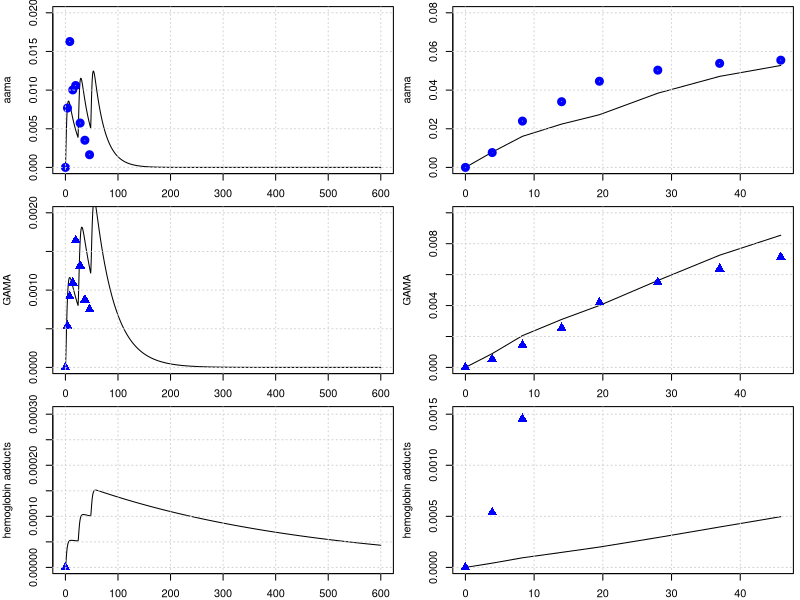
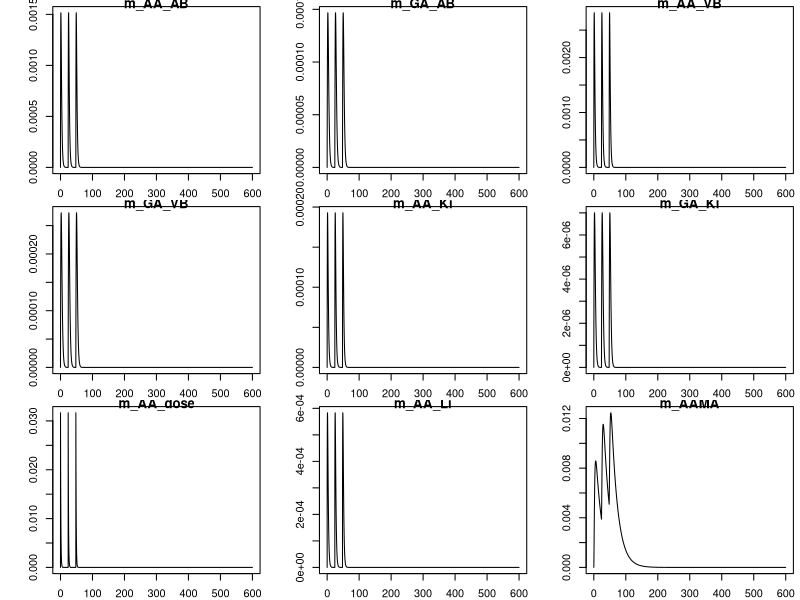
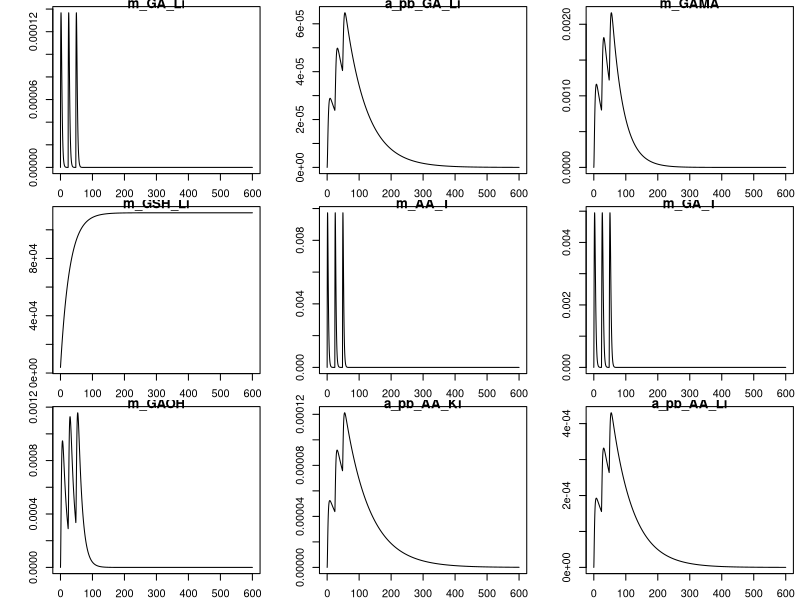
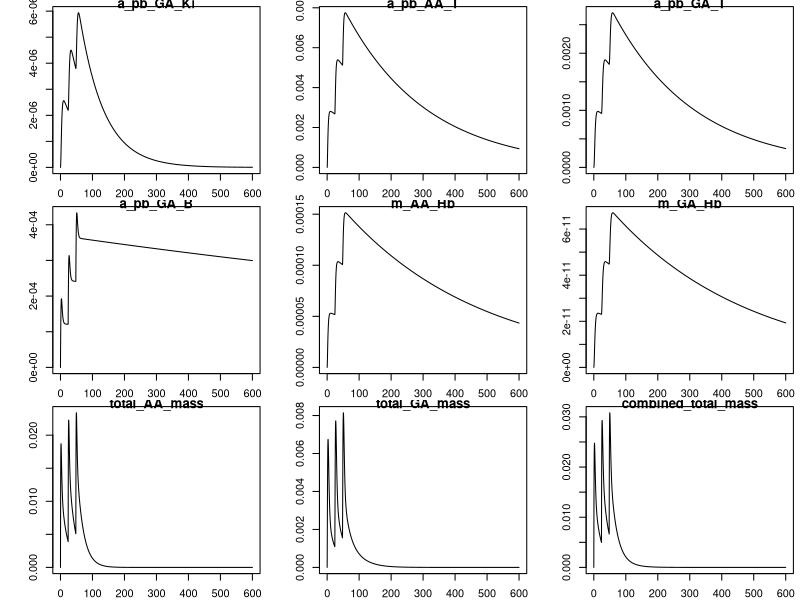
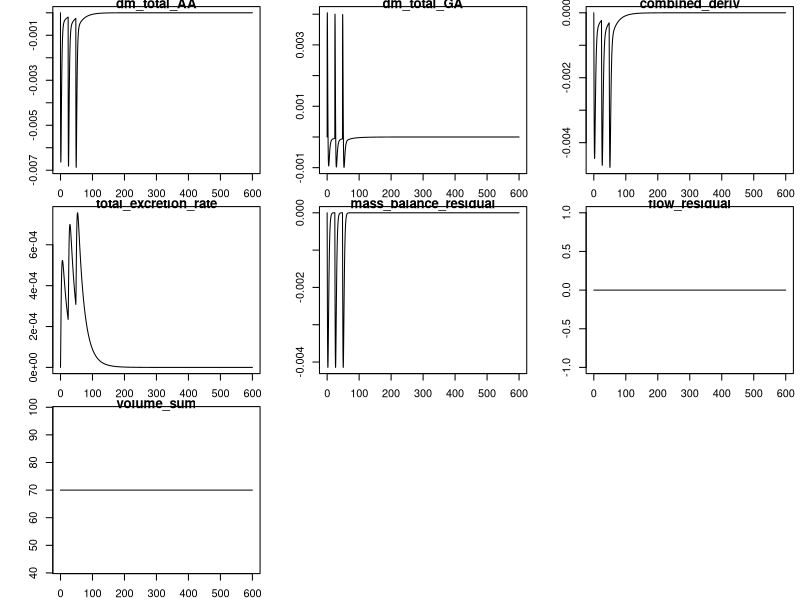

Reproduce these figures in R, in order.
library(deSolve)
library(minpack.lm)
graphics.off()

# body weight in kg
BW = 70 
# fractions of BW
##https://journals.sagepub.com/doi/pdf/10.1177/ANIB_32_3-4
F_B = 0.079 
F_B_AB = 0.35 #fraction: arterial blood of blood volume
F_B_VB = 0.65 #fraction: venous blood of blood volume
F_Li = 0.026
F_Ki = 0.0044
F_T = 1-(F_B+F_Li+F_Ki)
# organ volumes in L
V_AB <- BW*F_B*F_B_AB 
V_VB <- BW*F_B*F_B_VB 

V_T <- BW*F_T
V_Ki <- BW*F_Ki
V_Li <- BW*F_Li
# cardiac output in L/(kg*h)
##https://journals.sagepub.com/doi/pdf/10.1177/ANIB_32_3-4
QCC = 16        #12.5 # maybe 14 or 6.5 check?
Q_C = QCC*BW^0.75
#FQ_P = 2.5/100 Trine: We don't have a lung compartment in this model
FQ_Li = 0.255
FQ_Ki = 0.19 #total - there is also an aterial flow rate 
FQ_T = 1 -( FQ_Li + FQ_Ki) # +FQ_P) Trine: We don't have a lung compartment in this model
Q_Li <- Q_C*FQ_Li
Q_Ki <- Q_C*FQ_Ki
Q_T <- Q_C*FQ_T

MW_aa = 71   # mg/mmol
MW_ga = 87   # mg/mmol
MW_GSH = 307.32 # mg/mmol
k_0_GSH = 7   # from Sweeney paper.
MW_GSH = 307.32     # mg/mmol

# partition coefficient 
pAA_TB = .2        # Tissue::blood partition AA, Sweeney et al (2010) paper
pAA_KiB = 0.8      # Kidney::blood partition AA, Sweeney et al (2010) paper
pAA_LiB = 0.4      # liver::blood partition AA, Sweeney et al (2010) paper
# Maybe we said it earlier and these parameters are not sensitive to the model, but from which paper did you get the values of these partition coefs., 
# in the paper of Sweeney and of Li are different pAA_LiB = 0.4 and pAA_KiB = 0.8.

# reaction rate constants 
k_AAuptake = 1 #1/h

k_onAA_T = 0.028  #1/h     # we took it from Sweenney
k_onAA_B = 0.036  #1/h
k_onAA_Li = 0.71 #1/h
k_onAA_Ki = 0.13 #1/h

# from 0.23 to 0.35
k_cl_GSH = 0.035   # 1/h   #  Reed et al. 2008 'A mathematical model of glutathione metabolism'
# doi:10.1186/1742-4682-5-8

# k_onAA_GSH = 0.55 # L/(mmol h)
# check, we do not use it any more.
k_exc_AAMA = 0.049  ## ##MK Furh et al. report on Elimination half-life of AAMA as ~17.4 h, then k_exc_AAMA=0.0398 h-1#
# 'Toxicokinetics of acrylamide in humans after ingestion of a defined dose in a test meal to improve risk assessment for acrylamide carcinogenicity'
# DOI: 10.1158/1055-9965.EPI-05-0647
# 0.049 #1/h or 0.13 # this will change the shape

# Maximum velocity for enzymatic reaction 
V_max_p450 = 9 /MW_aa*BW^0.7  # mg/h  from Sweenney paper, checked!
# maximum rate of GA and AA conjugation with GSH (mg/(h BW^0.7))
Vmax_AA_GSH <- 24*BW^0.7 # from the Sweeny  fitted   mg/h

# +++++++++++++++++++++++++++++++++++++++++++++++++++++++++++++++++
# PARAMETERS FOR GA
# +++++++++++++++++++++++++++++++++++++++++++++++++++++++++++++++++
# partition coefficient
pGA_TB = 1.35 # Have been calculated from the Doerge et al 2005 paper on TK in mice
pGA_LiB = 0.63 # Have been calculated from the Doerge et al 2005 paper on TK in mice
pGA_KiB = .3

#k_onGA_GSH = 0.8 #L/(mmol h)
k_onGA_T = 0.69        #1/h
k_onGA_B = 0.108       #1/h
k_onGA_Ki = k_onAA_T/2 #1/h
k_onGA_Li = 0.115      #1/h

k_exc_GAMA = 0.027   ##MK Furh et al. report on Elimination half-life of GAMA: ~25.1 hours, then k_exc_GAMA = 0.0276 h-1##  
# 0.077 #1/h  # or 0.027 # from sweeney # 
k_exc_GAOH = 0.077     # 1/h  # from sweeney
# (removed as no longer used) k_exc_GA <- .4         # 1/h Q_Ki*0.025

# Maximum velocity for enzymatic reaction 
V_max_EH = 20 *BW^0.7  
KM_p450 = 10.0
KM_EH = 100.0
# maximum rate of GA and AA conjugation with GSH (mg/(h BW^0.7))
Vmax_GA_GSH <- 20*BW^0.7 # from the Sweeny ( Vmax_GC2 )  fitted   mg/h

KMG1 = 50  #!Km with respect to AA for GSH conjugation mg/L (from Sweeny code) 
# Trine: This should be mg. Delete the term MW_aa
# Sweeney has this parameter for rats ans 100 mg/L why did you use this number and why divived by MW??

KMGG = .1/MW_GSH        # !KM with respect to GSH for AA or GA conjugation with GSH mmol/L. Trine: should be mg/L
####and that this is 307 mg/L #This comment is wrong ignore
KMG2 = 100  #!Km with respect to GA for GSH conjugation mM. Trine: This should be mg. Delete the term MW_aa
# The same comment as for KMG1

# from the code, not from paper
KPT_Li = 0.015    # !'protein turnover rate in liver'# this is confimred in the exp. values of Sweeney
KPT_Ki = 0.013    # !'protein turnover rate in kidney'# 1/h this is 0.012 in Sweeney, I guess its not much of difference
#KPTR   = 1        # !'protein turnover rate in rpt'# this is 0.012 in Li et.al
KPTS   = 0.0039   # !'protein turnover rate in spt'# and this they have it 0.0051 Sweeney and Li 0.0012 refering to Sweeney
KPTRB  = 0.00035  # (correct by Maria)    # !'protein turnover rate in rbc'# how did we get that?
KPTPL  = 0.012    # !'protein turnover rate in plasma'# Sweeney has 0.012 for this value

kpb_Li = 0.1    #!protein binding in liver
kpbk_ki = 0.08   #!protein binding in kidney
kpbr1 = 0.08  # !protein binding in rpt
kpbs1 = 0.08   #!protein binding in spt
kpbrb1 = 0.01 # !protein binding in rbc (hemoglobin binding)
kpbpl1 = 0.01   #!protein binding in plasma 
reactratio = 2.0  #!reactivity ratio with protein, AA/GA
kpb_Li_2 = kpb_Li/reactratio    #!protein binding in liver
kpbk2 = kpbk_ki/reactratio    #!protein binding in kidney
kpbr2 = kpbr1/reactratio    #!protein binding in rpt
kpbs2 = kpbs1/reactratio    #!protein binding in spt
kpbrb2 = kpbrb1/reactratio  #!protein binding in rbc (hemoglobin binding)
kpbpl2 = kpbpl1/reactratio  #!protein binding in plasma 

K_FORM_AA_VAL = 0.01857
#  7500 * 1.6 * 10^(-10) /MW_aa    # !fmol AA-val/mg globin per mM AA-hr
# The units are given as CONSTANT   KFORMAAVAL = 7500  !fmol AA-val/mg globin per mM AA-hr
## K_FORM original = 7500 fmol/(mg globin·mM AA ·h)
# MW_AA = 71.08 mg/mmol (acrylamide)
# MW_AA–Val = 204 mg/mmol # https://www.chemicalbook.com/ChemicalProductProperty_EN_CB01305805.htm
# Globin pool = 750 g # 
# Analytical and Bioanalytical Chemistry (2022) 414:5805–5815
# https://doi.org/10.1007/s00216-022-04143-y
# Hb in adults (~ 150 mg/mL blood) and average blood volume is 5L
# Mglobin = Globbin poon=150 g/L×5 L=750 g hemoglobin (≈ globin) or 750,000 mg
# K_FORM_AA_VAL = 3500 X (Mglobin mg / MWaa (mg/mmol)) x MWaa-Val mg (mg/mmol) x 10-15
# = 1.61×10−5 mg adducts / (mg/L AA h) #


K_FORM_GA_VAL = 34000  * 1.6 * 10^(-10) /MW_ga   # !fmol GA-val/mg globin per mM GA-hr
K_REM_AA_VAL = 0.00231  # !removal of AA-val adducts from RBC per hr
K_REM_GA_VAL = 0.00231  # !removal of GA-val adducts from RBC per hr
# +++++++++++++++++++++++++++++++++++++++++++++++++++++++++++++++++
# create list of parameter
# +++++++++++++++++++++++++++++++++++++++++++++++++++++++++++++++++
params <- unlist(c(data.frame(pAA_TB, pAA_LiB, pAA_KiB,
                              pGA_TB, pGA_LiB, pGA_KiB,
                              k_onAA_T, k_onAA_B, k_onAA_Li,  k_onAA_Ki,
                              k_onGA_T, k_onGA_B, k_onGA_Li, k_onGA_Ki, 
                              k_exc_AAMA, k_exc_GAMA,
                              k_cl_GSH, V_max_p450, KM_p450, V_max_EH, KM_EH,
                              k_AAuptake)
))
yini <- c(m_AA_AB = 0.0, m_GA_AB = 0.0,      
          m_AA_VB = 0.0, m_GA_VB = 0.0,
          m_AA_Ki = 0.0, m_GA_Ki = 0.0, m_AA_dose = 0 ,
          m_AA_Li = 0.0, m_AAMA = 0.0, 
          m_GA_Li = 0.0, a_pb_GA_Li = 0.0,
          m_GAMA  = 0.0,       
          m_GSH_Li = k_0_GSH * V_Li * MW_GSH, 
          m_AA_T = 0.0, m_GA_T = 0.0,
          m_GAOH = 0.0, 
          a_pb_AA_Ki = 0,  a_pb_AA_Li = 0,
          a_pb_GA_Ki = 0, a_pb_AA_T = 0, 
          a_pb_GA_T = 0,
          a_pb_GA_B = 0,
          m_AA_Hb = 0.0,   # <-- AA-hemoglobin adduct
          m_GA_Hb = 0.0    # <-- GA-hemoglobin adduct
)
# ++++++++++++++++++++++++++++++++++++++++++++++++++++++++++++++++++
# PBPK model for Acrylamide (AA) with GA and mass-balance diagnostics
# ++++++++++++++++++++++++++++++++++++++++++++++++++++++++++++++++++
PBPKmodelAA <- function(t, state, parameter) {
  with(as.list(c(t, state, parameter)), {
    
    #----#---#  Model for AA  #---#---#
    # concentrations blood in the organs in mg/L
    c_AA_AB <- m_AA_AB / V_AB
    c_AA_VB <- m_AA_VB / V_VB
    c_AA_T  <- m_AA_T  / V_T
    c_AA_Li <- m_AA_Li / V_Li   
    c_AA_Ki <- m_AA_Ki / V_Ki
    
    c_GSH_Li <- m_GSH_Li / V_Li
    
    # units checked -> mg/h
    dm_AA_dose <- - k_AAuptake * m_AA_dose
    
    # Blood
    # units checked -> mg/h
    dm_AA_AB <- Q_C * (c_AA_VB - c_AA_AB) - k_onAA_B * m_AA_AB
    # suggest to change from - k_onAA_B * m_AA_AB to - k_onAA_B * c_AA_AB * V_AB
    dm_AA_VB <- Q_T * (c_AA_T / pAA_TB) + Q_Li * (c_AA_Li / pAA_LiB) + Q_Ki * (c_AA_Ki / pAA_KiB) -
      Q_C * c_AA_VB - k_onAA_B * m_AA_VB
    # similar change from suggest to change from - k_onAA_B * m_AA_VB to - k_onAA_B * c_AA_VB * V_VB
    # overall turnover / bound pool in blood (diagnostic of binding turnover)
    
    # I suggest we write that
    #V_RBC_AB <- V_AB * F_BC
    #V_RBC_VB <- V_VB * F_BC
    #F_BC <- 0.44  # Fraction of blood volume that is RBCs, Hematocrit
    
    # RBC volumes in arterial and venous blood
    #c_pb_AA_AB <- a_pb_AA_AB / V_RBC_AB  
    #c_pb_AA_VB <- a_pb_AA_VB / V_RBC_VB  
    
    # Arterial RBC binding, turn over and exchange
    #da_pb_AA_AB <- kpbrb1 * c_AA_AB * V_RBC_AB - a_pb_AA_AB * KPTRB + Q_C * (c_pb_AA_VB - c_pb_AA_AB)
    
    # Venous RBC binding 
    #da_pb_AA_VB <- kpbrb1 * c_AA_VB * V_RBC_VB - a_pb_AA_VB * KPTRB + Q_C * (c_pb_AA_AB - c_pb_AA_VB)
    
    
    # !terminal valine hemoglobin adducts
    dm_AA_Hb <- K_FORM_AA_VAL * c_AA_VB - K_REM_AA_VAL * m_AA_Hb
    
    
    
    
    # Kidney
    dm_AA_Ki <- Q_Ki * c_AA_AB - Q_Ki * (c_AA_Ki / pAA_KiB) - k_onAA_Ki * m_AA_Ki
    # protein turnover AA in Kidney
    da_pb_AA_Ki <- kpbk_ki * m_AA_Ki - a_pb_AA_Ki * KPT_Ki
    
    # liver metabolism (AA -> GA via P450 and AA -> AAMA via GSH conjugation)
    metAA_GSH  <- Vmax_AA_GSH * c_AA_Li * c_GSH_Li / ((KMG1 + c_AA_Li) * (KMGG + c_GSH_Li))
    metAA_P450 <- V_max_p450 * MW_aa * c_AA_Li / (KM_p450 + c_AA_Li)
    
    # Liver mass balance for AA
    dm_AA_Li <- Q_Li * (c_AA_AB - c_AA_Li / pAA_LiB) + k_AAuptake * m_AA_dose -
      k_onAA_Li * m_AA_Li - metAA_P450 - metAA_GSH
    # protein turnover AA in Liver
    da_pb_AA_Li <- kpb_Li * m_AA_Li - a_pb_AA_Li * KPT_Li
    
    # Tissue
    dm_AA_T <- Q_T * (c_AA_AB - c_AA_T / pAA_TB) - k_onAA_T * m_AA_T
    # protein turnover AA in Tissue
    da_pb_AA_T <- kpbs1 * m_AA_T - a_pb_AA_T * KPTS
    
    # Urine / metabolite AAMA (from AA via GSH conjugation)
    dm_AAMA <- metAA_GSH - m_AAMA * k_exc_AAMA
    
    
    ########################################################################################
    #-GA-#-GA-#  Model for GA  #-GA-#-GA-#    
    # concentrations blood in the organs in mg/L
    c_GA_AB <- m_GA_AB / V_AB
    c_GA_VB <- m_GA_VB / V_VB
    c_GA_T  <- m_GA_T  / V_T
    c_GA_Li <- m_GA_Li / V_Li
    c_GA_Ki <- m_GA_Ki / V_Ki
    
    # Blood
    dm_GA_AB <- Q_C * (c_GA_VB - c_GA_AB) - k_onGA_B * m_GA_AB
    dm_GA_VB <- Q_T * (c_GA_T / pGA_TB) + Q_Li * (c_GA_Li / pGA_LiB) + Q_Ki * (c_GA_Ki / pGA_KiB) -
      Q_C * c_GA_VB - k_onGA_B * m_GA_VB
    
    # overall turnover / bound pool in blood (diagnostic of binding turnover)
    da_pb_GA_B <- k_onGA_B * c_GA_AB - a_pb_GA_B * KPTRB + Q_C * (c_GA_VB - c_GA_AB)
    
    # hemoglobin
    dm_GA_Hb <- K_FORM_GA_VAL * c_GA_VB - K_REM_GA_VAL * m_GA_Hb
    
    
    # Kidney
    dm_GA_Ki <- Q_Ki * c_GA_AB - Q_Ki * (c_GA_Ki / pGA_KiB) - k_onGA_Ki * m_GA_Ki
    da_pb_GA_Ki <- kpbk_ki * m_GA_Ki - a_pb_GA_Ki * KPT_Ki
    
    # Liver metabolism for GA (and formation from AA via p450)
    metGA_GSH <- Vmax_GA_GSH * c_GSH_Li * c_GA_Li / ((c_GA_Li + KMG2) * (c_GSH_Li + KMGG))
    metGA_EH  <- V_max_EH  * c_GA_Li / (KM_EH + c_GA_Li)
    
    dm_GA_Li <- Q_Li * (c_GA_AB - c_GA_Li / pGA_LiB) - k_onGA_Li * m_GA_Li +
      metAA_P450 - metGA_GSH - metGA_EH
    # protein turnover GA in Liver
    da_pb_GA_Li <- kpb_Li_2 * m_GA_Li - a_pb_GA_Li * KPT_Li
    
    # GA metabolites (excretable)
    dm_GAMA  <- metGA_GSH - m_GAMA * k_exc_GAMA
    dm_GAOH  <- metGA_EH  - m_GAOH * k_exc_GAOH
    
    # Tissue
    dm_GA_T <- Q_T * (c_GA_AB - c_GA_T / pGA_TB) - k_onGA_T * m_GA_T
    da_pb_GA_T <- kpbs2 * m_GA_T - a_pb_GA_T * KPTS
    
    # GSH pool in liver (consumed by both AA and GA conjugation)
    dm_GSH_Li <- k_0_GSH * V_Li * MW_GSH - k_cl_GSH * m_GSH_Li - metAA_GSH - metGA_GSH
    
    
    
    
    # -------------------------------------------------------------------------
    # Mass-balance diagnostics (do not change dynamics; returned as named outputs)
    # Total mass pools (AA, GA, and combined AA+GA + metabolites)
    total_AA_mass <- m_AA_AB + m_AA_VB + m_AA_T + m_AA_Li + m_AA_Ki + m_AAMA
    total_GA_mass <- m_GA_AB + m_GA_VB + m_GA_T + m_GA_Li + m_GA_Ki + m_GAMA + m_GAOH
    
    # Rate of change of total AA (sum of AA derivatives)
    dm_total_AA <- dm_AA_dose + dm_AA_AB + dm_AA_VB + dm_AA_T + dm_AA_Li + dm_AA_Ki + dm_AAMA
    # Rate of change of total GA (sum of GA derivatives)
    dm_total_GA <- dm_GA_AB + dm_GA_VB + dm_GA_T + dm_GA_Li + dm_GA_Ki + dm_GAMA + dm_GAOH
    
    # Combined pool derivative (AA + GA + excretable metabolites)
    combined_deriv <- dm_total_AA + dm_total_GA
    
    # Total excretion (rate at which mass leaves the modeled system)
    total_excretion_rate <- m_AAMA * k_exc_AAMA + m_GAMA * k_exc_GAMA + m_GAOH * k_exc_GAOH
    
    # For perfect mass conservation: combined_deriv + total_excretion_rate should be ~ 0
    # (because conversions AA->GA are internal transfers; only excretion removes mass)
    mass_balance_residual <- combined_deriv + total_excretion_rate
    
    # Flow/volume diagnostics
    flow_residual <- Q_C - (Q_T + Q_Li + Q_Ki)   # if non-zero, flows don't sum to cardiac output
    volume_sum    <- V_AB + V_VB + V_T + V_Li + V_Ki  # check if sum matches expected total blood/tissue volume
    
    # -------------------------------------------------------------------------
    # Return: first element must be vector of derivatives (in the same order as `state`)
    derivs <- c(
      dm_AA_AB,    dm_GA_AB,   
      dm_AA_VB,    dm_GA_VB,
      dm_AA_Ki,    dm_GA_Ki,   dm_AA_dose,
      dm_AA_Li,    dm_AAMA,
      dm_GA_Li,    da_pb_GA_Li, dm_GAMA,
      dm_GSH_Li,   dm_AA_T,     dm_GA_T,
      dm_GAOH,
      da_pb_AA_Ki, da_pb_AA_Li,
      da_pb_GA_Ki, da_pb_AA_T, 
      da_pb_GA_T,
      da_pb_GA_B,
      dm_AA_Hb ,   # <-- AA-hemoglobin adduct
      dm_GA_Hb     # <-- GA-hemoglobin adduct
    )
    
    # Named diagnostics returned as additional items (deSolve will include them in output)
    return(list(
      derivs,
      total_AA_mass = total_AA_mass,
      total_GA_mass = total_GA_mass,
      combined_total_mass = total_AA_mass + total_GA_mass,
      dm_total_AA = dm_total_AA,
      dm_total_GA = dm_total_GA,
      combined_deriv = combined_deriv,
      total_excretion_rate = total_excretion_rate,
      mass_balance_residual = mass_balance_residual,
      flow_residual = flow_residual,
      volume_sum = volume_sum
    ))
  })
}
PBPKmodelAA <- compiler::cmpfun(PBPKmodelAA)

# ++++++++++++++++++++++++++++++++++++++++++++++++++++++++++++++++++
# manual readout from Kopp and Dekant 2009
# ++++++++++++++++++++++++++++++++++++++++++++++++++++++++++++++++++
n_days = 5
times <- seq(from = 0, to = n_days * 24 * 5 , by = 0.1)
diet <- data.frame(var = "m_AA_dose", method = "add",
                   time = 24* c(0:(n_days/2)),  value = 0.5 *BW /1000 )  # dose of 0.05 microg/kg bw
out <- ode(y = yini, times = times, func = PBPKmodelAA, parms = params, events = list(data = diet))
yobs_urine <- data.frame(
  time = c(0.0, 3.9, 8.3, 14, 19.5, 28, 37, 45.9),
  AAMA = c(0.0/1000000, 32.8/1000000, 69.5/1000000, 42.8/1000000, 45.2/1000000, 24.5/1000000, 15/1000000, 7/1000000)*234.28, #https://pubchem.ncbi.nlm.nih.gov/compound/N-Acetyl-S-_2-carbamoylethyl_-L-cysteine
  GAMA = c(0.0, 2.15*1e-6, 3.66*1e-6, 4.38*1e-6, 6.57*1e-6, 5.26*1e-6, 3.50*1e-6, 3.0*1e-6)*250.27
)

# plot for AAMA in urinary
par(mfrow=c(3,2),mar=c(2,4,.5,.5))
plot(out[,'time'], out[,'m_AAMA']   ,type = 'l',xlab = 'time', ylab = 'aama', ylim = c(0,.02) )
points(yobs_urine$time, yobs_urine$AAMA , col="blue", lwd = 4) ; grid()
time_points_measure_unrine = c(1, 40, 84, 141, 196, 280 , 371, 460)
tamtam = out[,'m_AAMA'][time_points_measure_unrine ]
plot(yobs_urine$time, cumsum( tamtam ),type = 'l', ylab = 'aama', ylim = c(0,.08), xlab = 'time' ); grid()
points(yobs_urine$time, cumsum(yobs_urine$AAMA) , col="blue", lwd = 4)

# plot for GAMA 
plot(out[,'time'], out[,'m_GAMA']  ,type = 'l',xlab = '', ylab = 'GAMA', ylim = c(0,.002) )
points(yobs_urine$time, yobs_urine$GAMA , col="blue", cex = 1.5, pch = 17); grid()
time_points_measure_unrine = c(1, 40, 84, 141, 196, 280 , 371, 460)
tamtam = out[,'m_GAMA'][time_points_measure_unrine ]
plot(yobs_urine$time, cumsum( tamtam ),type = 'l',xlab = '', ylab = 'GAMA', ylim = c(0,.01) ); grid()
points(yobs_urine$time, cumsum(yobs_urine$GAMA) , col="blue",cex = 1.5, pch = 17)

# plot for GAMA 
plot(out[,'time'], out[,'m_AA_Hb']  ,type = 'l',xlab = '', ylab = 'hemoglobin adducts', ylim = c(0, 2*max(out[,'m_AA_Hb'] )) )
points(yobs_urine$time, yobs_urine$GAMA , col="blue", cex = 1.5, pch = 17); grid()
time_points_measure_unrine = c(1, 40, 84, 141, 196, 280 , 371, 460)
tamtam = out[,'m_AA_Hb'][time_points_measure_unrine ]
plot(yobs_urine$time, cumsum( tamtam ),type = 'l',xlab = '', ylab = 'hemoglobin adducts', ylim = c(0, 10*max(out[,'m_AA_Hb']) ) ); grid()
points(yobs_urine$time, cumsum(yobs_urine$GAMA) , col="blue",cex = 1.5, pch = 17)




cat('Press ENTER to plot more:............'); plot(out)
